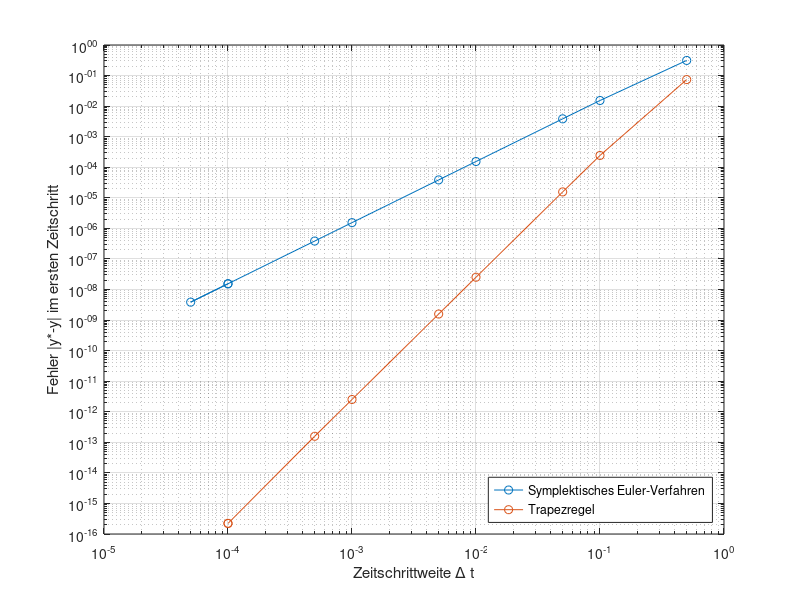

The MATLAB script that drew this image:
% convergence study

clearvars
close all

% Parameters
g = 9.81;                   % gravity [m/s^2]
L = 1.0;                    % length of pendulum [m]
%delta_t = 0.05;             % time step [s]
%T = 1;                     % total time [s]
%N = round(T/delta_t);       % number of time steps

stepsize = [0.5 0.1 0.05 0.01 0.005 0.001 0.0005 0.0001 0.00005 0.0001];

N = 2;
% Preallocate
phi = zeros(1, N+1);
v = zeros(1, N+1);

% Initial conditions 
phi(1) = pi/10;              % [rad] e.g. pi/4 for 45 degrees
v(1) = 0;                   % [rad/s]

for i=1:10

    delta_t = stepsize(i);
    t = 0:delta_t:2*delta_t;
    N = 2;

    % analytical solution
    % implemented only for v(1) = 0, linearized equation
    omega = sqrt(g/L);
    analyt_phi = phi(1)*cos(omega*t);% initial condition defines the amplitude
    analyt_v = -phi(1)*omega*sin(omega*t);

    % implicit Euler
    for n=1:N
        A = [1,-delta_t;
                 g/L*delta_t, 1];
            p = A \ [phi(n); v(n)];
            phi(n+1) = p(1);
            v(n+1) = p(2);
    end
    error_impl(i) = phi(2)-analyt_phi(2);


    % symplectic Euler
    for n=1:N
        phi(n+1) = phi(n) + v(n)*delta_t;
        v(n+1) = v(n) - g/L*phi(n+1)*delta_t;
    end
    error_sympl(i) = phi(2)-analyt_phi(2);
    
    % trapezoid rule
    for n = 1:N
        A = [1, -0.5*delta_t;
             0.5*delta_t*(g/L), 1];
        B = [phi(n) + delta_t*v(n)/2; v(n) - delta_t*g/(2*L)*phi(n)];
        p = A \ B;
        phi(n+1) = p(1);
        v(n+1) = p(2);
    end

    error_trpz(i) = phi(2)-analyt_phi(2);

end

loglog(stepsize,error_sympl,'-o','DisplayName','Symplektisches Euler-Verfahren')
hold on
loglog(stepsize,error_trpz,'-o','DisplayName','Trapezregel')
grid on
ylabel('Fehler |y*-y| im ersten Zeitschritt')
xlabel('Zeitschrittweite \Delta t')
legend('Location','southeast')

p1 = ( log(error_trpz(2)/error_trpz(4)) )/( log(stepsize(2)/stepsize(4)) )